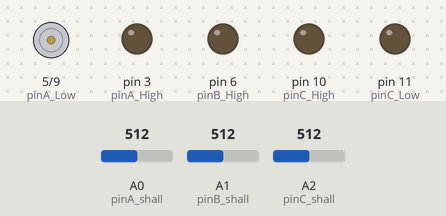
A sketch run on a simulated Arduino Uno, built with avr-gcc and run on an emulated ATmega328P. Parts: motor-driver pin pairs drawn as motors (green arrow = first pin HIGH = forward, orange = second pin HIGH = backward, longer = more drive), output pins drawn as LEDs (lit = HIGH). Inputs (shaded band) come from the test bench; at power-on: A0 (pinA_shall) = 512, A1 (pinB_shall) = 512, A2 (pinC_shall) = 512.

Above: at 1.2 s.
1.3 s: A0 (pinA_shall) set to 4
2.8 s: A0 (pinA_shall) set to 1
At 3.3 s:
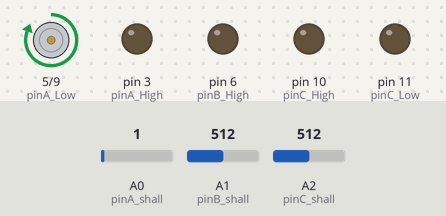
4.3 s: A1 (pinB_shall) set to 4
5.8 s: A1 (pinB_shall) set to 1
At 6.8 s:
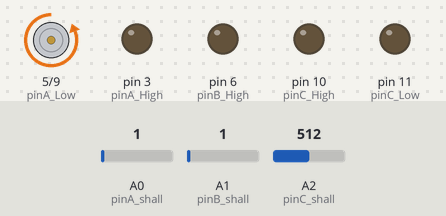
7.3 s: A1 (pinB_shall) set to 122
At 7.9 s:
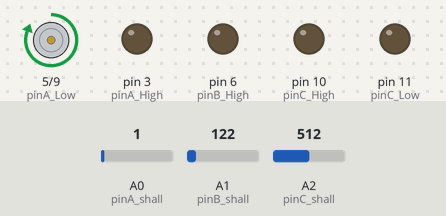
8.8 s: A1 (pinB_shall) set to 0
At 10.2 s:
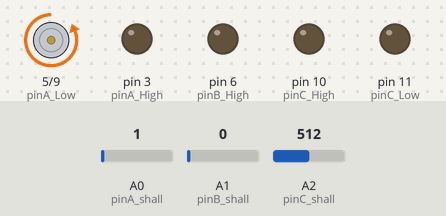
Timing chart, 0 to 11.3 s (numbered marks = the images above; inputs shaded):
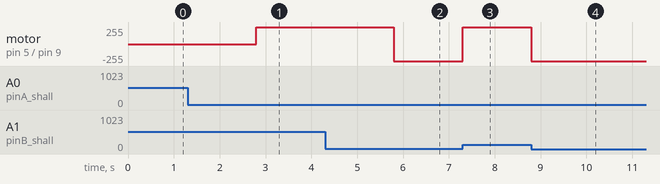

Measured:
- the behaviour switches between 3 and 2 on A0 (pinA_shall) (found by bisection; images 0 and 1)
- the behaviour switches between 3 and 2 on A1 (pinB_shall) (found by bisection; images 1 and 2)
- after the input at 1.3 s, every drawn part: stays the same
- after the input at 2.8 s, motor on pin 5 (pinA_Low) / pin 9 (pinB_Low): stopped → forward 255/255 at once
- after the input at 4.3 s, every drawn part: stays the same
- after the input at 5.8 s, motor on pin 5 (pinA_Low) / pin 9 (pinB_Low): forward 255/255 → backward 255/255 at once
- after the input at 7.3 s, motor on pin 5 (pinA_Low) / pin 9 (pinB_Low): backward 255/255 → forward 255/255 at once
- after the input at 8.8 s, motor on pin 5 (pinA_Low) / pin 9 (pinB_Low): forward 255/255 → backward 255/255 at once

The sketch:

arduinoBLDC.ino
```cpp
/*Arduino Uno*/

/*pin Sensor Hall Motor*/
int pinA_shall=A0;
int pinB_shall=A1;
int pinC_shall=A2;
/*estado Sensor Hall Motor*/
boolean A_shall = false;
boolean B_shall = false;
boolean C_shall = false;
/*pin PWM*/
int pinA_High =3, pinA_Low =5;
int pinB_High =6, pinB_Low =9;
int pinC_High =10, pinC_Low =11;
/*valor PWM*/
int phaseA_High, phaseA_Low;
int phaseB_High, phaseB_Low;
int phaseC_High, phaseC_Low;

int BLDC_V=0;

void setup()
{
	Serial.begin(9600);

	pinMode(pinA_shall, INPUT);
	pinMode(pinB_shall, INPUT);
	pinMode(pinC_shall, INPUT);
	pinMode(pinA_High,	OUTPUT);
	pinMode(pinA_Low,	OUTPUT);
	pinMode(pinB_High,	OUTPUT);
	pinMode(pinB_Low,	OUTPUT);
	pinMode(pinC_High,	OUTPUT);
	pinMode(pinC_Low,	OUTPUT);
}

void loop()
{
	readSensorHall();
	bldcControl();


}

void readSensorHall(){
	int umbralSensorHall = 2;
	int aA_shall=analogRead(pinA_shall);
	int bB_shall=analogRead(pinB_shall);
	int cC_shall=analogRead(pinC_shall);
	if(aA_shall>umbralSensorHall){A_shall = true;}
		else{A_shall = false;}
	if(bB_shall>umbralSensorHall){B_shall = true;}
		else{B_shall = false;}
	if(cC_shall>umbralSensorHall){C_shall = true;}
		else{C_shall = false;}
}

void bldcControl(){
	/*step*/
	int step;																//	A	B	C
	if(A_shall==true && B_shall ==false && C_shall ==true){step=1;}			//	1	0	1
	else if(A_shall==false && B_shall ==false && C_shall ==true){step=2;}	//	0	0	1
	else if(A_shall==false && B_shall ==true && C_shall ==true){step=3;}	//	0	1	1
	else if(A_shall==false && B_shall ==true && C_shall ==false){step=4;}	//	0	1	0
	else if(A_shall==true && B_shall ==true && C_shall ==false){step=5;}	//	1	1	0
	else if(A_shall==true && B_shall ==false && C_shall ==false){step=6;}	//	1	0	0


	switch(step){
	case 1:
		phaseA_High =BLDC_V; phaseA_Low =0;
		phaseB_High =0; phaseB_Low =255;
		phaseC_High =0; phaseC_Low =0; break;
	case 2:
		phaseA_High =0; phaseA_Low =0;
		phaseB_High =0; phaseB_Low =255;
		phaseC_High =BLDC_V; phaseC_Low =0; break;
	case 3:
		phaseA_High =BLDC_V; phaseA_Low =255;
		phaseB_High =0; phaseB_Low =0;
		phaseC_High =0; phaseC_Low =0; break;
	case 4:
		phaseA_High =0; phaseA_Low =255;
		phaseB_High =BLDC_V; phaseB_Low =0;
		phaseC_High =0; phaseC_Low =0; break;
	case 5:
		phaseA_High =0; phaseA_Low =0;
		phaseB_High =BLDC_V; phaseB_Low =0;
		phaseC_High =255; phaseC_Low =0; break;
	case 6:
		phaseA_High =BLDC_V; phaseA_Low =0;
		phaseB_High =0; phaseB_Low =0;
		phaseC_High =0; phaseC_Low =255; break;
	default: /*codigo control error "en caso de..."*/ break;
	}

	analogWrite(pinA_High, phaseA_High);
	analogWrite(pinA_Low, phaseA_Low);
	analogWrite(pinB_High, phaseB_High);
	analogWrite(pinB_Low, phaseB_Low);
	analogWrite(pinC_High, phaseC_High);
	analogWrite(pinC_High, phaseC_Low);

}
```
